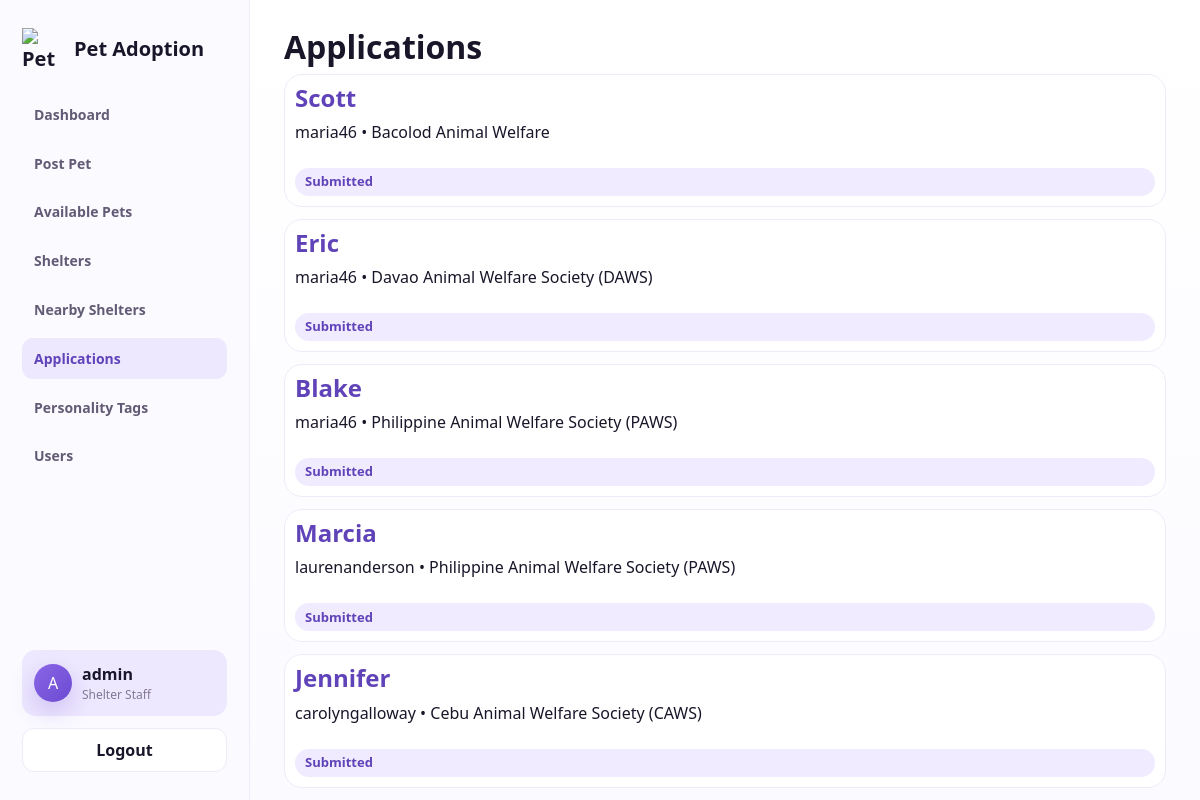
/applications/ (signed in), run on the app's committed database.
### adoption/models.py (models this page shows, shortened)
class AdoptionApplication(models.Model):
    class Status(models.TextChoices):
        SUBMITTED = "submitted", "Submitted"
        REVIEWING = "reviewing", "Reviewing"
        APPROVED = "approved", "Approved"
        DECLINED = "declined", "Declined"
        COMPLETED = "completed", "Completed"
    pet = models.ForeignKey(Pet, on_delete=models.CASCADE, related_name="applications")
    applicant = models.ForeignKey(settings.AUTH_USER_MODEL, on_delete=models.CASCADE, related_name="applications")
    home_type = models.CharField(max_length=80)
    has_yard = models.BooleanField(default=False)
    experience = models.TextField()
    reason = models.TextField()
    status = models.CharField(max_length=20, choices=Status.choices, default=Status.SUBMITTED)
    created_at = models.DateTimeField(auto_now_add=True)
    updated_at = models.DateTimeField(auto_now=True)
    class Meta:
        ordering = ["-created_at"]
        unique_together = ("pet", "applicant")
    def get_absolute_url(self):
        return reverse("application-detail", kwargs={"pk": self.pk})

class Pet(models.Model):
    class Species(models.TextChoices):
        DOG = "dog", "Dog"
        CAT = "cat", "Cat"
        BIRD = "bird", "Bird"
        RABBIT = "rabbit", "Rabbit"
        OTHER = "other", "Other"
    class Status(models.TextChoices):
        AVAILABLE = "available", "Available"
        PENDING = "pending", "Pending"
        ADOPTED = "adopted", "Adopted"
    name = models.CharField(max_length=100)
    species = models.CharField(max_length=20, choices=Species.choices)
    breed = models.CharField(max_length=100, blank=True)
    age = models.PositiveIntegerField(help_text="Age in years")
    description = models.TextField()
    photo = models.ImageField(upload_to="pets/", blank=True, null=True)
    shelter = models.ForeignKey(Shelter, on_delete=models.CASCADE, related_name="pets")
    personality_tags = models.ManyToManyField(PersonalityTag, blank=True, related_name="pets")
    status = models.CharField(max_length=20, choices=Status.choices, default=Status.AVAILABLE)
    posted_by = models.ForeignKey(settings.AUTH_USER_MODEL, on_delete=models.SET_NULL, null=True, blank=True)
    created_at = models.DateTimeField(auto_now_add=True)
    updated_at = models.DateTimeField(auto_now=True)
    class Meta:
        ordering = ["-created_at"]

class Shelter(models.Model):
    name = models.CharField(max_length=120)
    email = models.EmailField()
    phone = models.CharField(max_length=30, blank=True)
    address = models.CharField(max_length=255)
    city = models.CharField(max_length=80)
    latitude = models.DecimalField(max_digits=9, decimal_places=6, null=True, blank=True)
    longitude = models.DecimalField(max_digits=9, decimal_places=6, null=True, blank=True)
    description = models.TextField(blank=True)
    photo = models.ImageField(upload_to="shelters/", blank=True, null=True)
    created_at = models.DateTimeField(auto_now_add=True)
    class Meta:
        ordering = ["name"]

### adoption/views.py (the view)
# urls.py: path("applications/", views.ApplicationListView.as_view(), name="application-list"),
class ApplicationListView(LoginRequiredMixin, ListView):
    model = AdoptionApplication
    template_name = "adoption/application_list.html"
    paginate_by = 10
    def get_queryset(self):
        queryset = AdoptionApplication.objects.select_related("pet", "applicant", "pet__shelter")
        if self.request.user.is_staff:
            return queryset
        return queryset.filter(applicant=self.request.user)

### templates/adoption/application_list.html (shortened to what this page needs)
{% extends "base.html" %}
{% block content %}
<h1>Applications</h1>
<div class="list">
  {% for application in object_list %}
    <article class="row-card">
      <div><h2><a href="{{ application.get_absolute_url }}">{{ application.pet.name }}</a></h2><p>{{ application.applicant.username }} • {{ application.pet.shelter.name }}</p></div>
      <span class="status">{{ application.get_status_display }}</span>
    </article>
  {% empty %}<p>No applications yet.</p>{% endfor %}
</div>
{% endblock %}

### templates/base.html (shortened to what this page needs)
{% load static %}
<!doctype html>
<html lang="en">
<head>
  <link rel="stylesheet" href="{% static 'css/site.css' %}">
</head>
<body class="{% block body_class %}{% endblock %}">
  <div class="app-shell">
    {% block sidebar %}
    <aside class="sidebar">
      <a class="brand" href="{% url 'pet-list' %}">
        <img class="brand-logo" src="{% static 'img/pet-adoption-logo-transparent.png' %}" alt="Pet Adoption Logo">
        <span>Pet Adoption</span>
      </a>
      <nav class="side-nav">
        {% with active_url=request.resolver_match.url_name %}
        <a href="{% url 'pet-list' %}" {% if active_url == "pet-list" %}class="active"{% endif %}>Dashboard</a>
        {% if user.is_authenticated %}
          <a href="{% url 'pet-create' %}" {% if active_url == "pet-create" %}class="active"{% endif %}>Post Pet</a>
        {% endif %}
        <a href="{% url 'available-pets' %}" {% if active_url == "available-pets" %}class="active"{% endif %}>Available Pets</a>
        <a href="{% url 'shelter-list' %}" >Shelters</a>
        <a href="{% url 'nearby-shelters' %}" {% if active_url == "nearby-shelters" %}class="active"{% endif %}>Nearby Shelters</a>
        <a href="{% url 'application-list' %}" {% if active_url == "application-list" or active_url == "application-detail" or active_url == "application-update" or active_url == "application-delete" or active_url == "application-create" %}class="active"{% endif %}>Applications</a>
        <a href="{% url 'tag-list' %}" {% if active_url == "tag-list" or active_url == "tag-create" or active_url == "tag-update" or active_url == "tag-delete" %}class="active"{% endif %}>Personality Tags</a>
        {% if user.is_staff %}
          <a href="{% url 'user-list' %}" {% if active_url == "user-list" or active_url == "user-update" or active_url == "user-delete" %}class="active"{% endif %}>Users</a>
        {% endif %}
        {% endwith %}
      </nav>
      <div class="sidebar-card">
        <div class="avatar">{{ user.username|default:"G"|first|upper }}</div>
        <div>
          <strong>{% if user.is_authenticated %}{{ user.username }}{% else %}Guest User{% endif %}</strong>
          <small>{% if user.is_staff %}Shelter Staff{% elif user.is_authenticated %}Adopter{% else %}Visitor{% endif %}</small>
        </div>
      </div>
      <div class="sidebar-actions">
        {% if user.is_authenticated %}
          <form class="inline" method="post" action="{% url 'logout' %}">{% csrf_token %}<button>Logout</button></form>
        {% else %}
          <a class="button primary" href="{% url 'login' %}">Login</a>
          <a class="button" href="{% url 'register' %}">Register</a>
        {% endif %}
      </div>
    </aside>
    {% endblock %}
    <main class="main-stage">
      {% block content %}{% endblock %}
    </main>
  </div>
</body>
</html>

### static/css/site.css (style rules this page uses)
:root { --ink: #191629; --muted: #817994; --line: #eeeaf8; --panel: #ffffff; --soft: #f8f6ff; --frame: #8f70dd; --brand: #8a65e6; --brand-dark: #6043b8; --accent: #45c0bd; --warn: #f2a94b; --danger: #d64d61; --tag: #f0ebff; --shadow: 0 22px 60px rgba(67, 50, 119, 0.14); }
* { box-sizing: border-box; }
body { margin: 0; min-height: 100vh; color: var(--ink); background: #ffffff; font-family: "Segoe UI", "Trebuchet MS", ui-sans-serif, system-ui, Arial, sans-serif; line-height: 1.5; }
a { color: var(--brand-dark); text-decoration: none; }
h1, h2 { margin: 0 0 10px; line-height: 1.05; letter-spacing: 0; }
p { margin: 0 0 12px; }
img { display: block; max-width: 100%; }
.app-shell { display: grid; grid-template-columns: 250px minmax(0, 1fr); gap: 0; width: 100%; height: 100vh; min-height: 100vh; margin: 0; overflow: hidden; background: #ffffff; border: 0; border-radius: 0; box-shadow: none; }
.sidebar { display: flex; flex-direction: column; position: sticky; top: 0; height: 100vh; min-height: 0; padding: 28px 22px; overflow: hidden; background: #fbfaff; border-right: 1px solid var(--line); }
.brand { display: flex; align-items: center; gap: 10px; color: var(--ink); font-size: 20px; font-weight: 800; }
.brand-logo { width: 42px; height: 42px; object-fit: contain; flex: 0 0 auto; }
.brand-mark, .avatar, .mini-avatar, .pet-thumb { display: inline-grid; place-items: center; flex: 0 0 auto; color: #fff; background: linear-gradient(135deg, var(--brand), #6c4bd1); box-shadow: 0 10px 24px rgba(118, 86, 213, 0.28); }
.side-nav { display: grid; gap: clamp(4px, 1vh, 8px); margin-top: clamp(18px, 3vh, 34px); overflow: hidden; }
.side-nav a { display: flex; align-items: center; min-height: clamp(38px, 5.1vh, 44px); padding: 0 12px; border-radius: 11px; color: #635b75; font-weight: 700; font-size: 14px; }
.side-nav a.active, .side-nav a:hover { color: var(--brand-dark); background: #eee8ff; }
.sidebar-card { display: flex; align-items: center; gap: 10px; margin-top: auto; padding: 12px; flex: 0 0 auto; border-radius: 14px; background: #eee8ff; }
.avatar { width: 38px; height: 38px; border-radius: 50%; }
.sidebar-card strong, .sidebar-card small { display: block; }
.sidebar-card small { color: var(--muted); font-size: 12px; }
.sidebar-actions { display: grid; gap: 8px; margin-top: 12px; flex: 0 0 auto; }
.inline { display: inline; }
.inline button { width: 100%; }
.main-stage { min-width: 0; height: 100vh; overflow-y: auto; padding: 30px 34px; background: linear-gradient(180deg, #ffffff 0%, #fbfaff 100%); }
.pet-row, .timeline-item, .row-card { display: grid; align-items: center; gap: 12px; min-height: 64px; padding: 10px; border-radius: 14px; background: #fbfaff; }
.panel, .card, .row-card { background: var(--panel); border: 1px solid var(--line); border-radius: 18px; }
button, .button { display: inline-flex; align-items: center; justify-content: center; min-height: 42px; padding: 9px 15px; border: 1px solid var(--line); border-radius: 12px; background: #fff; color: var(--ink); font: inherit; font-weight: 900; letter-spacing: 0; cursor: pointer; }
.list { display: grid; gap: 12px; }
.status, .tags span { display: inline-flex; align-items: center; min-height: 28px; padding: 4px 10px; border-radius: 999px; background: var(--tag); color: var(--brand-dark); font-size: 13px; font-weight: 800; }

### data on the page
AdoptionApplication: pet.name "Scott", applicant.username "maria46", pet.shelter.name "Bacolod Animal Welfare", status "Submitted"
AdoptionApplication: pet.name "Eric", applicant.username "maria46", pet.shelter.name "Davao Animal Welfare Society (DAWS)", status "Submitted"
AdoptionApplication: pet.name "Blake", applicant.username "maria46", pet.shelter.name "Philippine Animal Welfare Society (PAWS)", status "Submitted"
AdoptionApplication: pet.name "Marcia", applicant.username "laurenanderson", pet.shelter.name "Philippine Animal Welfare Society (PAWS)", status "Submitted"
AdoptionApplication: pet.name "Jennifer", applicant.username "carolyngalloway", pet.shelter.name "Cebu Animal Welfare Society (CAWS)", status "Submitted"

### other printed values
{{ user.username|default:"G"|first|upper }} "A"
{{ user.username }} "admin"
